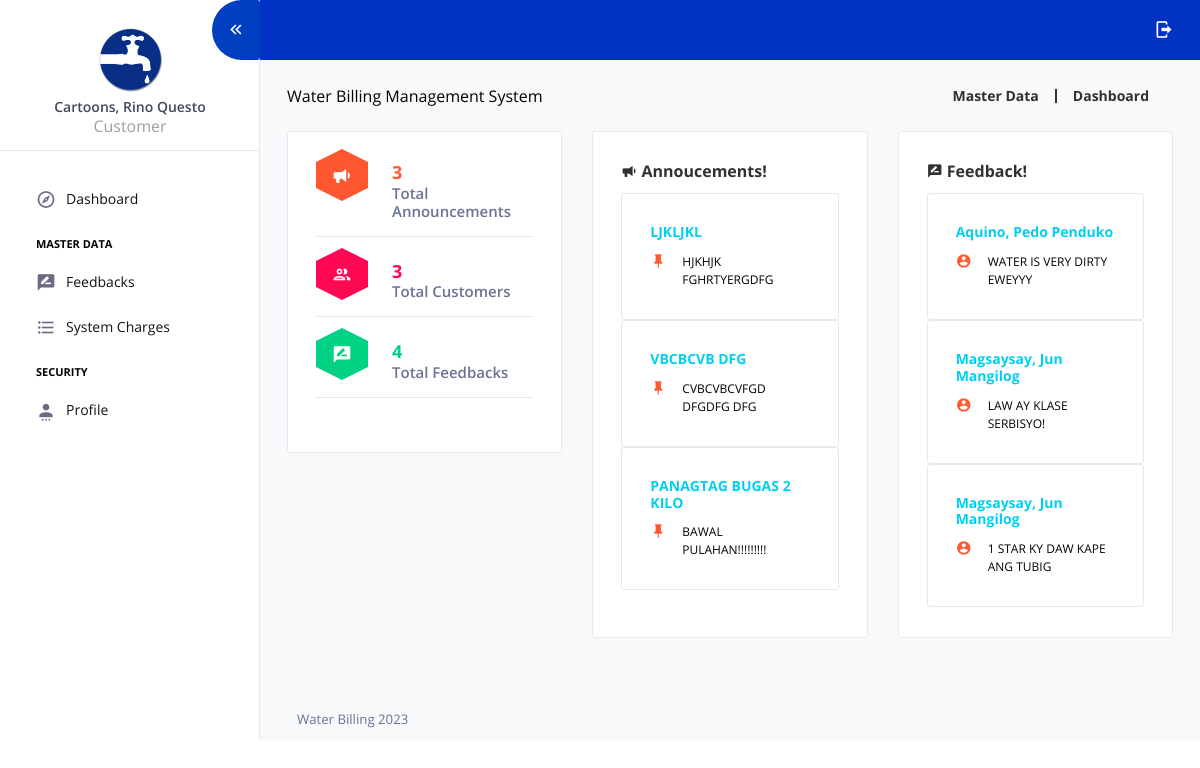
The app's page / (signed in) with its own data.
### tables this page shows
CREATE TABLE `tbl_users` (
  `user_id` int(11) NOT NULL AUTO_INCREMENT,
  `account_number` varchar(10) NOT NULL DEFAULT '',
  `user_fname` varchar(50) NOT NULL,
  `user_mname` varchar(50) NOT NULL,
  `user_lname` varchar(50) NOT NULL,
  `address` varchar(150) NOT NULL DEFAULT '',
  `contact_number` varchar(50) NOT NULL DEFAULT '',
  `username` varchar(50) NOT NULL,
  `password` varchar(150) NOT NULL,
  `user_category` varchar(1) NOT NULL DEFAULT '' COMMENT 'A = ADMIN, C = USER or CUSTOMER, M = METER READER',
  `customer_type` varchar(1) NOT NULL DEFAULT '' COMMENT 'R = RESIDENTIAL, C= COMMECRCIAL',
  `date_added` datetime NOT NULL DEFAULT CURRENT_TIMESTAMP,
  PRIMARY KEY (`user_id`)
);

CREATE TABLE `tbl_announcements` (
  `announcement_id` int(11) unsigned NOT NULL AUTO_INCREMENT,
  `announcement_title` varchar(75) NOT NULL DEFAULT '',
  `announcement_content` text NOT NULL,
  `date_added` datetime NOT NULL DEFAULT CURRENT_TIMESTAMP,
  PRIMARY KEY (`announcement_id`)
);

CREATE TABLE `tbl_feedbacks` (
  `feedback_id` int(11) unsigned NOT NULL AUTO_INCREMENT,
  `user_id` int(11) NOT NULL,
  `feedback_content` varchar(150) NOT NULL DEFAULT '',
  `date_added` datetime NOT NULL DEFAULT CURRENT_TIMESTAMP,
  PRIMARY KEY (`feedback_id`)
);

### core/my_functions.php (called while the page is built)
<?php
function userFullName($user_id){
	global $mysqli;
	$fetch = $mysqli->query("SELECT * FROM tbl_users WHERE user_id='$user_id'") or die(mysqli_error());
	$row = $fetch->fetch_array();
	return $row["user_lname"].", ".$row["user_fname"]." ".$row["user_mname"];
}
function user_info($selected_data,$user_id){
	global $mysqli;
	$fetch = $mysqli->query("SELECT $selected_data FROM tbl_users WHERE user_id='$user_id'") or die(mysqli_error());
	$row = $fetch->fetch_array();
	return $row[0];
}
?>

### views/dashboard.php (the view)
<?php
$count_announcement = $mysqli->query("SELECT * FROM tbl_announcements") or die(mysqli_error());
$count_customers = $mysqli->query("SELECT * FROM tbl_users WHERE user_category='C'") or die(mysqli_error());
$count_feedbacks = $mysqli->query("SELECT * FROM tbl_feedbacks") or die(mysqli_error());
?>
<div class="content-wrapper pb-0">
  <div class="page-header flex-wrap">
    <div class="header-left">
      Water Billing Management System
    </div>
    <div class="header-right d-flex flex-wrap mt-2 mt-sm-0">
      <div class="d-flex align-items-center">
        <a href="#">
          <p class="m-0 pr-3">Master Data</p>
        </a>
        <a class="pl-3 mr-4" href="#">
          <p class="m-0">Dashboard</p>
        </a>
      </div>
    </div>
  </div>
  <div class="row">
    <div class="col-sm-4 grid-margin">
      <div class="card">
          <div class="card-body">
            <div class="d-flex border-bottom mb-4 pb-2">
              <div class="hexagon">
                <div class="hex-mid hexagon-warning">
                  <i class="mdi mdi-bullhorn"></i>
                </div>
              </div>
              <div class="pl-4">
                <h4 class="font-weight-bold text-warning mb-0"> <?= $count_announcement->num_rows; ?> </h4>
                <h6 class="text-muted">Total Announcements</h6>
              </div>
            </div>
            <div class="d-flex border-bottom mb-4 pb-2">
              <div class="hexagon">
                <div class="hex-mid hexagon-danger">
                  <i class="mdi mdi-account-multiple-outline"></i>
                </div>
              </div>
              <div class="pl-4">
                <h4 class="font-weight-bold text-danger mb-0"> <?= $count_customers->num_rows; ?></h4>
                <h6 class="text-muted">Total Customers</h6>
              </div>
            </div>
            <div class="d-flex border-bottom mb-4 pb-2">
              <div class="hexagon">
                <div class="hex-mid hexagon-success">
                  <i class="mdi mdi-message-draw"></i>
                </div>
              </div>
              <div class="pl-4">
                <h4 class="font-weight-bold text-success mb-0"> <?= $count_feedbacks->num_rows; ?> </h4>
                <h6 class="text-muted">Total Feedbacks</h6>
              </div>
            </div>
          </div>
        </div>
    </div>
    <div class="col-sm-4 stretch-card grid-margin">
      <div class="card">
        <div class="card-body">
          <h4 class="card-title"><i class="mdi mdi-bullhorn menu-icon"></i> Annoucements!</h4>
          <?php
            $fetch_announcement = $mysqli->query("SELECT * FROM tbl_announcements WHERE announcement_id >0 ORDER BY date_added DESC LIMIT 3") or die(mysqli_error());
             while ($announcement_row = $fetch_announcement->fetch_array()) {
          ?>
            <div class="card">
              <div class="card-body">
                <h5 class="card-title text-info" style="font-size: 14px;"><?= $announcement_row['announcement_title'] ?></h5>
                <div class="media">
                  <i class="mdi mdi-pin icon-sm text-warning d-flex align-self-start mr-3"></i>
                  <div class="media-body">
                    <p class="card-text" style="font-size:12px;"> <?= $announcement_row['announcement_content'] ?> </p>
                  </div>
                </div>
              </div>
            </div>
          <?php } ?>
        </div>
      </div>
    </div>
    <div class="col-sm-4 stretch-card grid-margin">
      <div class="card">
        <div class="card-body">
          <h4 class="card-title"><i class="mdi mdi-message-draw menu-icon"></i> Feedback!</h4>
          <?php
            $fetch_feedbacks = $mysqli->query("SELECT * FROM tbl_feedbacks WHERE feedback_id >0 ORDER BY date_added DESC LIMIT 3") or die(mysqli_error());
             while ($feedback_row = $fetch_feedbacks->fetch_array()) {
          ?>
            <div class="card">
              <div class="card-body">
                <h5 class="card-title text-info" style="font-size: 14px;"><?= userFullName($feedback_row['user_id']) ?></h5>
                <div class="media">
                  <i class="mdi mdi-account-circle icon-sm text-warning d-flex align-self-start mr-3"></i>
                  <div class="media-body">
                    <p class="card-text" style="font-size:12px;"> <?= $feedback_row['feedback_content'] ?> </p>
                  </div>
                </div>
              </div>
            </div>
          <?php } ?>
        </div>
      </div>
    </div>
  </div>
</div>

### index.php (shortened to what this page needs)
<?php
    $user_id = $_SESSION['user_id'];
    $session_user_category = user_info("user_category",$user_id);
    $page = (isset($_GET['page']) && $_GET['page'] !='') ? $_GET['page'] : '';
?>
<!DOCTYPE html>
<html lang="en">
  <head>
    <link rel="stylesheet" href="assets/vendors/mdi/css/materialdesignicons.min.css">
    <link rel="stylesheet" href="assets/vendors/flag-icon-css/css/flag-icon.min.css">
    <link rel="stylesheet" href="assets/vendors/css/vendor.bundle.base.css">
    <link rel="stylesheet" href="assets/vendors/jquery-bar-rating/css-stars.css" />
    <link rel="stylesheet" href="assets/vendors/font-awesome/css/font-awesome.min.css" />
    <link rel="stylesheet" href="assets/css/demo_1/style.css" />
    <link href="assets/datatables/jquery.dataTables.min.css" rel="stylesheet" />
    <link href="assets/vendors/sweet-alert/sweetalert2.min.css" rel="stylesheet">
  </head>
  <body>
    <div class="container-scroller">
      <?php require_once 'components/sidebar.php' ?>
      <div class="container-fluid page-body-wrapper">
        <?php
            require_once 'components/topbar.php';
        ?>
        <div class="main-panel">
          <?php
              require_once 'routes/routes.php';
              require_once 'components/footer.php';
          ?>
        </div>
      </div>
    </div>
  </body>
</html>

### components/sidebar.php (shortened to what this page needs)
<nav class="sidebar sidebar-offcanvas" id="sidebar">
  <ul class="nav">
    <li class="nav-item nav-profile border-bottom">
      <a href="?page=profile" class="nav-link flex-column">
        <div class="nav-profile-image">
          <img src="assets/images/faucet_2_icon.ico" alt="profile" />
        </div>
        <div class="nav-profile-text d-flex ml-0 mb-3 flex-column">
          <span class="font-weight-semibold mb-1 mt-2 text-center"><?= userFullName($user_id)?></span>
          <span class="text-secondary icon-sm text-center"><?= $session_user_category=="A"?"Admin":(($session_user_category=="C")?"Customer":"Meter Reader");?></span>
        </div>
      </a>
    </li>
    <li class="pt-0 pb-0">
      <span class="nav-item-head"></span>
    </li>
    <li class="nav-item <?= $page=="dashboard"?'active':''; ?>">
      <a class="nav-link" href="?page=dashboard">
        <i class="mdi mdi-compass-outline menu-icon"></i>
        <span class="menu-title">Dashboard</span>
      </a>
    </li>
    <li class="pt-2 pb-1">
      <span class="nav-item-head">Master Data</span>
    </li>
    <li class="nav-item <?= $page=="feedbacks"?'active':''; ?>">
      <a class="nav-link" href="?page=feedbacks">
        <i class="mdi mdi-message-draw menu-icon"></i>
        <span class="menu-title">Feedbacks</span>
      </a>
    </li>
    <li class="nav-item <?= $page=="system_charges"?'active':''; ?>">
      <a class="nav-link" href="?page=system_charges">
        <i class="mdi mdi-format-list-bulleted menu-icon"></i>
        <span class="menu-title">System Charges</span>
      </a>
    </li>
    <li class="pt-2 pb-1">
      <span class="nav-item-head">Security</span>
    </li>
    <li class="nav-item <?= $page=="profile"?'active':''; ?>">
      <a class="nav-link" href="?page=profile">
        <i class="mdi mdi-account-settings menu-icon"></i>
        <span class="menu-title">Profile</span>
      </a>
    </li>
  </ul>
</nav>

### components/topbar.php (shortened to what this page needs)
<nav class="navbar default-layout-navbar col-lg-12 col-12 p-0 fixed-top d-flex flex-row">
  <div class="navbar-menu-wrapper d-flex align-items-stretch">
    <button class="navbar-toggler navbar-toggler align-self-center" type="button" data-toggle="minimize" style="background: #003fbf !important;">
      <span class="mdi mdi-chevron-double-left"></span>
    </button>
    <ul class="navbar-nav navbar-nav-right">
      <li class="nav-item nav-logout d-none d-lg-block">
        <a class="nav-link" onclick="logout()">
          <i class="mdi mdi-logout" data-toggle='tooltip' title="Logout?"></i>
        </a>
      </li>
    </ul>
  </div>
</nav>

### routes/routes.php
<?php
	$view = "views/";
	if($page == 'dashboard' || $page == ''){
		require $view.'dashboard.php';
	}else if($page == 'accounts_manager'){
		require $view.'users.php';
	}else if($page == 'announcements'){
		require $view.'announcements.php';
	}else if($page == 'bills'){
		require $view.'bills.php';
	}else if($page == 'feedbacks'){
		require $view.'feedbacks.php';
	}else if($page == 'profile'){
		require $view.'profile.php';
	}else if($page == 'system_charges'){
		require $view.'system_charges.php';
	}else{
		require $view.'404.php';
	}
?>

### components/footer.php
<footer class="footer">
	<span class="text-muted d-block text-center text-sm-left d-sm-inline-block">Water Billing <?= date('Y') ?></span>
</footer>

### records on screen
tbl_users: userFullName($user_id) "Cartoons, Rino Questo"
tbl_announcements: announcement_title "LJKLJKL", announcement_content "HJKHJK FGHRTYERGDFG"
tbl_announcements: announcement_title "VBCBCVB DFG", announcement_content "CVBCVBCVFGD DFGDFG DFG"
tbl_announcements: announcement_title "PANAGTAG BUGAS 2 KILO", announcement_content "BAWAL PULAHAN!!!!!!!!!"
tbl_feedbacks: user.user_mname "Aquino, Pedo Penduko", feedback_content "WATER IS VERY DIRTY EWEYYY"
tbl_feedbacks: user.user_mname "Magsaysay, Jun Mangilog", feedback_content "LAW AY KLASE SERBISYO!"
tbl_feedbacks: user.user_mname "Magsaysay, Jun Mangilog", feedback_content "1 STAR KY DAW KAPE ANG TUBIG"

### other values on screen
$count_announcement->num_rows "3"
$count_customers->num_rows "3"
$count_feedbacks->num_rows "4"
